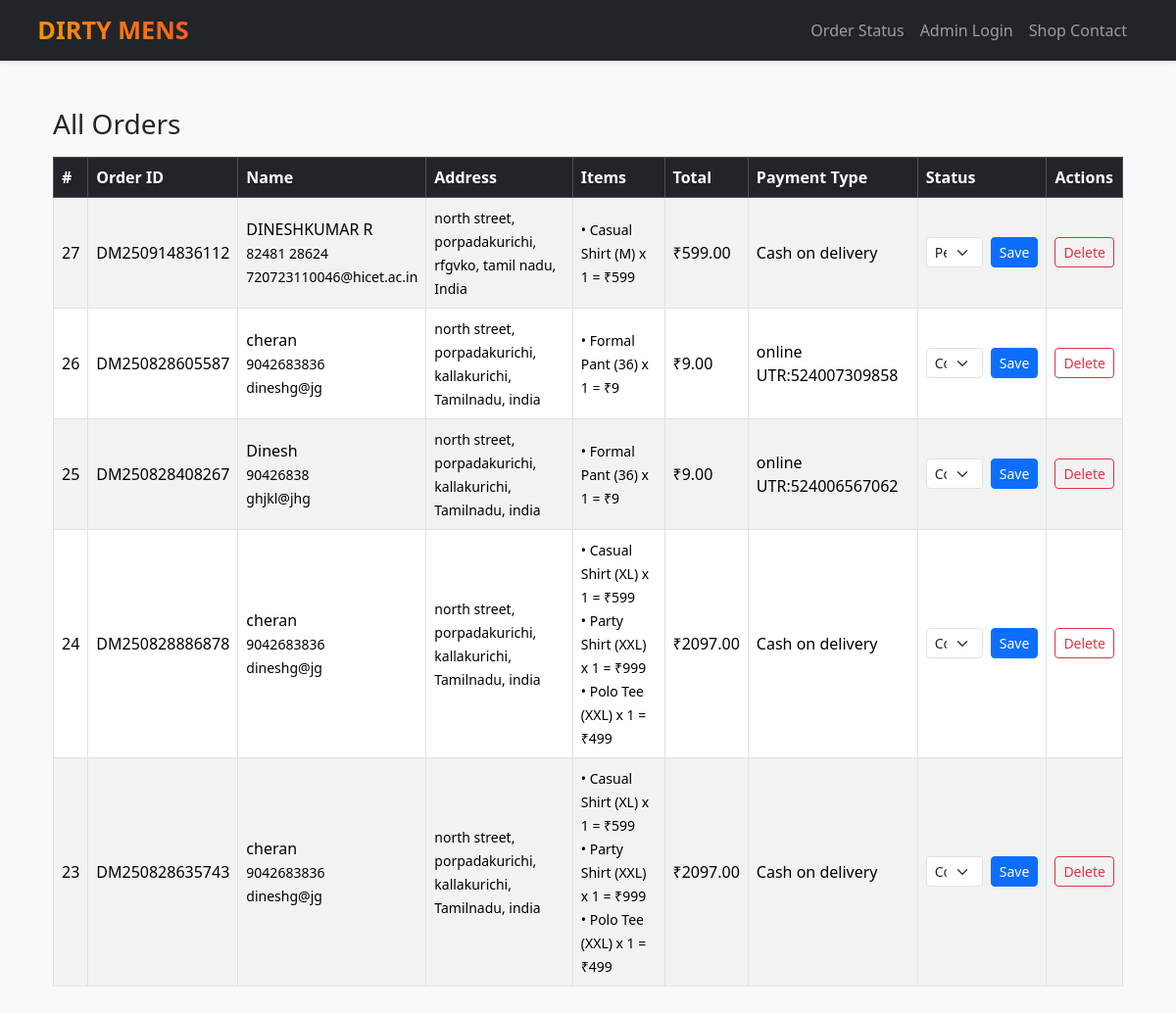
Screenshot of /admin/dashboard (signed in) with the database file from the repository.
### tables this page shows
CREATE TABLE orders (
        id INTEGER PRIMARY KEY AUTOINCREMENT,
        order_id TEXT UNIQUE,
        name TEXT,
        phone TEXT,
        email TEXT,
        address TEXT,
        items TEXT,
        total_price REAL,
        utr TEXT,
        status TEXT DEFAULT 'Pending',
        created_at TEXT
    );

### app.py (the view)
@app.route('/admin/dashboard')
def admin_dashboard():
    if not session.get('admin'):
        return redirect(url_for('admin_login'))
    conn = get_db()
    rows = conn.execute("SELECT * FROM orders ORDER BY id DESC").fetchall()
    processed_orders = []
    for r in rows:
        order = dict(r)
        try:
            order['order_items'] = json.loads(order.get('items', '[]'))  # rename here
        except:
            order['order_items'] = []
        processed_orders.append(order)
    return render_template('admin_dashboard.html', orders=processed_orders)

### app.py (called while the page is built)
def get_db():
    conn = sqlite3.connect(app.config['DATABASE'])
    conn.row_factory = sqlite3.Row
    return conn

### templates/admin_dashboard.html
{% extends 'base.html' %}
{% block content %}
<div class="container my-4">
  <h3 class="mb-3">All Orders</h3>
  <div class="table-responsive">
    <table class="table table-striped table-bordered align-middle">
      <thead class="table-dark">
        <tr>
          <th>#</th>
          <th>Order ID</th>
          <th>Name</th>
          <th>Address</th>
          <th>Items</th>
          <th>Total</th>
          <th>Payment Type</th>
          <th>Status</th>
          <th>Actions</th>
        </tr>
      </thead>
      <tbody>
        {% for o in orders %}
        <tr>
          <td>{{ o.id }}</td>
          <td>{{ o.order_id }}</td>
          <td>
            {{ o.name }}<br>
            <small>{{ o.phone }}<br>{{ o.email }}</small>
          </td>
          <td style="max-width:250px;">
            <small>{{ o.address }}</small>
          </td>
          <td style="max-width:300px;">
            <small>
              {% for it in o.order_items %}
                • {{ it.name }} ({{ it.size or '-' }}) x {{ it.qty }} = ₹{{ it.subtotal }}<br>
              {% endfor %}
            </small>
          </td>
          <td>₹{{ '%.2f'|format(o.total_price or 0) }}</td>
          <td>{{ o.utr or '-' }}</td>
          <td>
            <form method="POST" action="{{ url_for('admin_update', order_id=o.order_id) }}" class="d-flex gap-2">
              <select name="status" class="form-select form-select-sm">
                {% for s in ['Pending','Confirm','Delivery'] %}
                  <option value="{{ s }}" {% if o.status==s %}selected{% endif %}>{{ s }}</option>
                {% endfor %}
              </select>
              <button class="btn btn-sm btn-primary">Save</button>
            </form>
          </td>
          <td>
            <form method="POST" action="{{ url_for('admin_delete', order_id=o.order_id) }}" onsubmit="return confirm('Are you sure you want to delete this order?')">
              <button class="btn btn-sm btn-outline-danger">Delete</button>
            </form>
          </td>
        </tr>
        {% endfor %}
      </tbody>
    </table>
  </div>
</div>
{% endblock %}

### templates/base.html (shortened to what this page needs)
<!DOCTYPE html>
<html lang="en">
<head>
  <link href="https://cdn.jsdelivr.net/npm/bootstrap@5.3.3/dist/css/bootstrap.min.css" rel="stylesheet">
  <link rel="stylesheet" href="{{ url_for('static', filename='css/styles.css') }}">
</head>
<body class="bg-light">
  <nav class="navbar navbar-expand-lg navbar-dark bg-dark sticky-top shadow-sm">
    <div class="container">
      <a class="navbar-brand fw-bold brand-text" href="{{ url_for('index') }}">
  DIRTY MENS
</a>
      <div class="collapse navbar-collapse" id="navbarsExample07">
        <ul class="navbar-nav ms-auto mb-2 mb-lg-0">
          <li class="nav-item"><a class="nav-link" href="{{ url_for('order_status') }}">Order Status</a></li>
          <li class="nav-item"><a class="nav-link" href="{{ url_for('admin_login') }}">Admin Login</a></li>
          <li class="nav-item"><a class="nav-link" href="{{ url_for('contact') }}">Shop Contact</a></li>
        </ul>
      </div>
    </div>
  </nav>
  <main class="container py-4">
    {% block content %}{% endblock %}
  </main>
</body>
</html>

### templates/base.html (style rules this page uses)
.brand-text { background: linear-gradient(45deg, #ff9800, #ff5722); -webkit-background-clip: text; -webkit-text-fill-color: transparent; transform: scale(1.05); transition: all 0.3s ease-in-out; font-size: 24px; }

### rows the page displays
orders: id "27", order_id "DM250914836112", name "DINESHKUMAR R", phone "82481 28624", email "720723110046@hicet.ac.in", address "north street, porpadakurichi, rfgvko, tamil nadu, India", name "Casual Shirt", size "M", qty "1", subtotal "599", total_price "599.00", utr "Cash on delivery"
orders: id "26", order_id "DM250828605587", name "cheran", phone "9042683836", email "dineshg@jg", address "north street, porpadakurichi, kallakurichi, Tamilnadu, india", name "Formal Pant", size "36", qty "1", subtotal "9", total_price "9.00", utr "online UTR:524007309858", status "Confirm"
orders: id "25", order_id "DM250828408267", name "Dinesh", phone "90426838", email "ghjkl@jhg", address "north street, porpadakurichi, kallakurichi, Tamilnadu, india", name "Formal Pant", size "36", qty "1", subtotal "9", total_price "9.00", utr "online UTR:524006567062", status "Confirm"
orders: id "24", order_id "DM250828886878", name "cheran", phone "9042683836", email "dineshg@jg", address "north street, porpadakurichi, kallakurichi, Tamilnadu, india", name "Casual Shirt" "Party Shirt" "Polo Tee", size "XL" "XXL" "XXL", qty "1" "1" "1", subtotal "599" "999" "499", total_price "2097.00", utr "Cash on delivery", status "Confirm"
orders: id "23", order_id "DM250828635743", name "cheran", phone "9042683836", email "dineshg@jg", address "north street, porpadakurichi, kallakurichi, Tamilnadu, india", name "Casual Shirt" "Party Shirt" "Polo Tee", size "XL" "XXL" "XXL", qty "1" "1" "1", subtotal "599" "999" "499", total_price "2097.00", utr "Cash on delivery", status "Confirm"

### other values shown
form field status "Pending"
